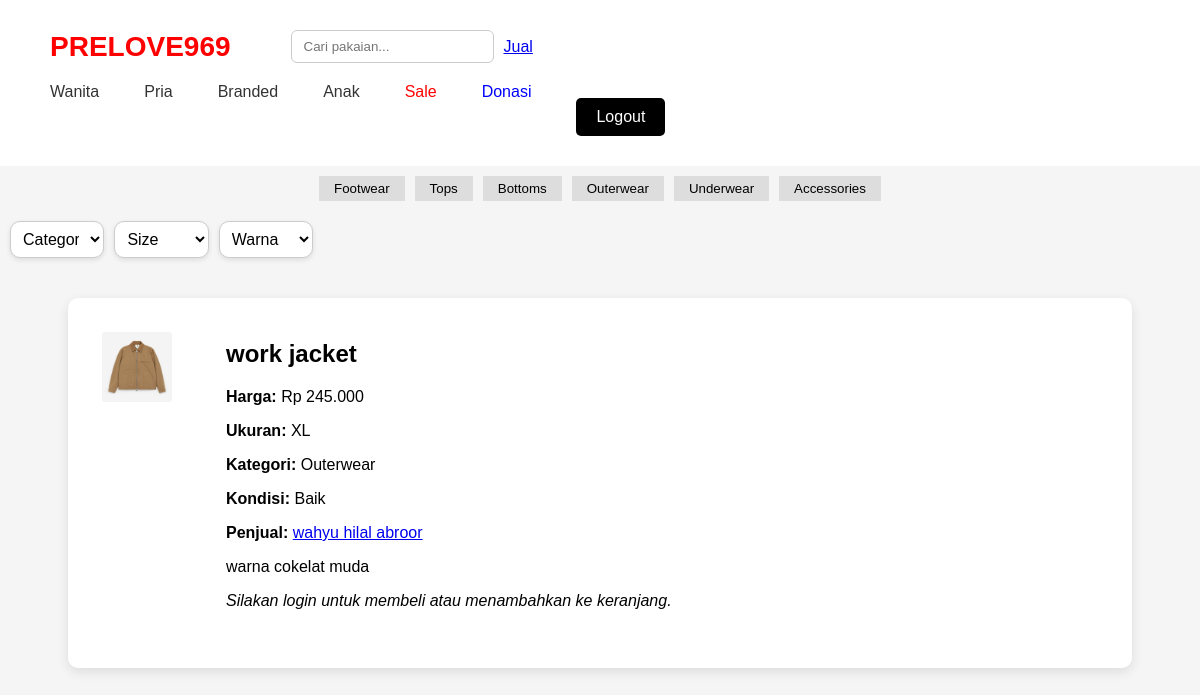
The page /user/detail_produk.php?id=55 on the database its author committed.
### tables this page shows
CREATE TABLE `foto_produk` (
  `id_foto` int(5) NOT NULL,
  `id_pakaian` int(5) NOT NULL,
  `nama_file` varchar(50) NOT NULL,
  `path_foto` varchar(200) NOT NULL,
  `urutan` int(5) NOT NULL
);

CREATE TABLE `pakaian` (
  `id_pakaian` int(5) NOT NULL,
  `id_user` int(5) NOT NULL,
  `nama_pakaian` varchar(50) NOT NULL,
  `gender` enum('Pria','Wanita','Unisex') NOT NULL,
  `deskripsi` text NOT NULL,
  `harga` decimal(10,0) NOT NULL,
  `id_kategori` int(5) NOT NULL,
  `id_ukuran` int(5) NOT NULL,
  `id_kondisi` int(5) NOT NULL,
  `foto_pakaian` blob NOT NULL,
  `tgl_upload` datetime NOT NULL DEFAULT current_timestamp(),
  `status_ketersediaan` enum('Tersedia','dipesan','Terjual') NOT NULL DEFAULT 'Tersedia'
);

CREATE TABLE `ukuran_pakaian` (
  `id_ukuran` int(5) NOT NULL,
  `ukuran` varchar(50) NOT NULL,
  `tipe_ukuran` enum('pakaian','sepatu','celana','lain') NOT NULL
);

CREATE TABLE `kategori_pakaian` (
  `id_kategori` int(3) NOT NULL,
  `kategori` varchar(35) NOT NULL
);

CREATE TABLE `kondisi_pakaian` (
  `id_kondisi` int(3) NOT NULL,
  `kondisi` varchar(35) NOT NULL,
  `deskripsi` text NOT NULL
);

CREATE TABLE `user` (
  `id_user` int(5) NOT NULL,
  `username` varchar(35) NOT NULL,
  `nama` varchar(35) NOT NULL,
  `email` varchar(35) NOT NULL,
  `password` varchar(11) NOT NULL,
  `alamat` text NOT NULL,
  `no_telp` varchar(13) NOT NULL,
  `ava` blob NOT NULL,
  `tgl_daftar` datetime NOT NULL DEFAULT current_timestamp()
);

### user/detail_produk.php (the view, shortened to what this page needs)
<!DOCTYPE html>
<html lang="id">
    <?php
    include "../config.php";
    $id = $_GET['id'];
$query = "SELECT p.*, k.kategori, u.ukuran, c.kondisi, us.nama AS nama_penjual
    FROM pakaian p
    LEFT JOIN kategori_pakaian k ON p.id_kategori = k.id_kategori
    LEFT JOIN ukuran_pakaian u ON p.id_ukuran = u.id_ukuran
    LEFT JOIN kondisi_pakaian c ON p.id_kondisi = c.id_kondisi
    LEFT JOIN user us ON p.id_user = us.id_user
    WHERE p.id_pakaian = $id";
    $data = mysqli_fetch_assoc(mysqli_query($koneksi, $query));
    $fotos = mysqli_query($koneksi, "SELECT * FROM foto_produk WHERE id_pakaian = $id ORDER BY urutan ASC");
?>
<head>
    <link rel="stylesheet" href="../frontend/style1.css">
</head>
<body>
    <header>
        <div class="topbar">
            <div class="logo">PRELOVE969</div>
            <input type="text" id="search" class="search" placeholder="Cari pakaian...">
            <a href="jual_pakaian.php">Jual</a>
        </div>
        <nav class="menu">
            <div class="dropdown">
                <a href="#">Wanita</a>
             </div>
        <div class="dropdown">
            <a href="#">Pria</a>
            </div>
                <a href="#">Branded</a>
                <a href="#">Anak</a>
                <a href="#" class="sale">Sale</a>
                <a href="#" class="donate">Donasi</a>
                <a href="register.php" class="btn">Logout</a>
        </nav>
    </header>
    <section class="categories">
        <button>Footwear</button>
        <button>Tops</button>
        <button>Bottoms</button>
        <button>Outerwear</button>
        <button>Underwear</button>
        <button>Accessories</button>
    </section>
    <section class="filters">
        <select id="category-filter" class="filters-content">
            <option value="">Category</option>
        </select>
        <select id="size-filter">
            <option value="">Size</option>
        </select>
        <select id="color-filter">
            <option value="">Warna</option>
        </select>
    </section>
    <div class="detail-container">
        <div class="galeri">
            <?php
                mysqli_data_seek($fotos, 0);
                    while ($img = mysqli_fetch_assoc($fotos)) {
                        echo "<img src='{$img['path_foto']}' class='thumbnail' onclick='changeImage(this.src)'>";
                    }
            ?>
        </div>
    <div class="info-produk">
        <h2><?= $data['nama_pakaian']; ?></h2>
            <p><strong>Harga:</strong> Rp <?= number_format($data['harga'], 0, ',', '.'); ?></p>
            <p><strong>Ukuran:</strong> <?= $data['ukuran']; ?></p>
            <p><strong>Kategori:</strong> <?= $data['kategori']; ?></p>
            <p><strong>Kondisi:</strong> <?= $data['kondisi']; ?></p>
             <p><strong>Penjual:</strong>
                <a href="profil_penjual.php?id_user=<?= $data['id_user'] ?>">
                    <?= htmlspecialchars($data['nama_penjual']) ?>
                </a>
            </p>
            <p><?= nl2br($data['deskripsi']); ?></p>
        <nav>
            <?php
                if (isset($_SESSION['id_user'])): ?>
                    <br><a href="checkout.php?id_pakaian=<?= $data['id_pakaian'] ?>" class="btn">+ Beli sekarang</a>
                    <br><a href="keranjang.php?id_pakaian=<?= $data['id_pakaian'] ?>" class="btn">+ Keranjang</a><br><br>
            <?php else: ?>
                <p><em>Silakan login untuk membeli atau menambahkan ke keranjang.</em></p>
            <?php endif; ?>
</nav>
    </div>
</body>
</html>

### frontend/style1.css (style rules this page uses)
body { font-family: Arial, sans-serif; margin: 0; padding: 0; background-color: #f5f5f5; }
header { display: flex; justify-content: space-between; align-items: start; padding: 20px 30px; background: #fff; flex-direction: column; }
.topbar { display: flex; align-items: center; justify-content: space-between; gap: 10px; padding: 10px 20px; }
.logo { flex: 0 0 auto; font-size: 28px; font-weight: bold; color: red; margin-right: 50px; }
.search { flex: 1; max-width: 500px; padding: 8px 12px; border-radius: 6px; border: 1px solid #ccc; margin: 0 auto; }
.menu { display: flex; flex-wrap: wrap; gap: 15px; padding: 10px 5px; }
nav a { margin: 0 15px; text-decoration: none; color: #333; gap: 25px; }
.dropdown { position: relative; display: inline-block; }
.sale { color: red; }
.donate { color: blue; }
.btn { padding: 5px 10px; background: black; color: white; border-radius: 5px; }
.categories { display: flex; justify-content: center; gap: 10px; padding: 10px; }
.categories button { padding: 5px 15px; border: none; background: #ddd; cursor: pointer; }
.filters { display: flex; justify-content: left; gap: 10px; padding: 10px; border-radius: 10px; }
select { width: 8%; padding: 8px; border: 1px solid #ccc; border-radius: 10px; font-size: 16px; background-color: white; cursor: pointer; }
select option { padding: 10px; font-size: 16px; }
select { box-shadow: 0 2px 5px rgba(0, 0, 0, 0.1); }
.detail-container { display: flex; flex-wrap: wrap; gap: 2rem; padding: 2rem; align-items: flex-start; background-color: #fff; border-radius: 10px; box-shadow: 0 4px 12px rgba(0, 0, 0, 0.1); max-width: 1000px; margin: 30px auto; }
.galeri { display: flex; flex-direction: row; gap: 10px; flex-wrap: wrap; margin-bottom: 20px; max-width: 400px; }
.thumbnail { width: 70px; height: 70px; object-fit: cover; cursor: pointer; border-radius: 5px; border: 2px solid transparent; transition: 0.2s ease; }
.info-produk { flex: 1; padding: 10px 20px; }
.info-produk h2 { margin-top: 0; font-size: 24px; }
nav .btn { display: inline-block; margin-right: 10px; margin-top: 15px; font-size: 16px; padding: 10px 20px; }

### rows shown on the page
foto_produk: path_foto (picture)
pakaian: nama_pakaian "work jacket", harga "245.000", id_ukuran.ukuran "XL", id_kategori.kategori "Outerwear", id_kondisi.kondisi "Baik", id_user.nama "wahyu hilal abroor", deskripsi "warna cokelat muda"
